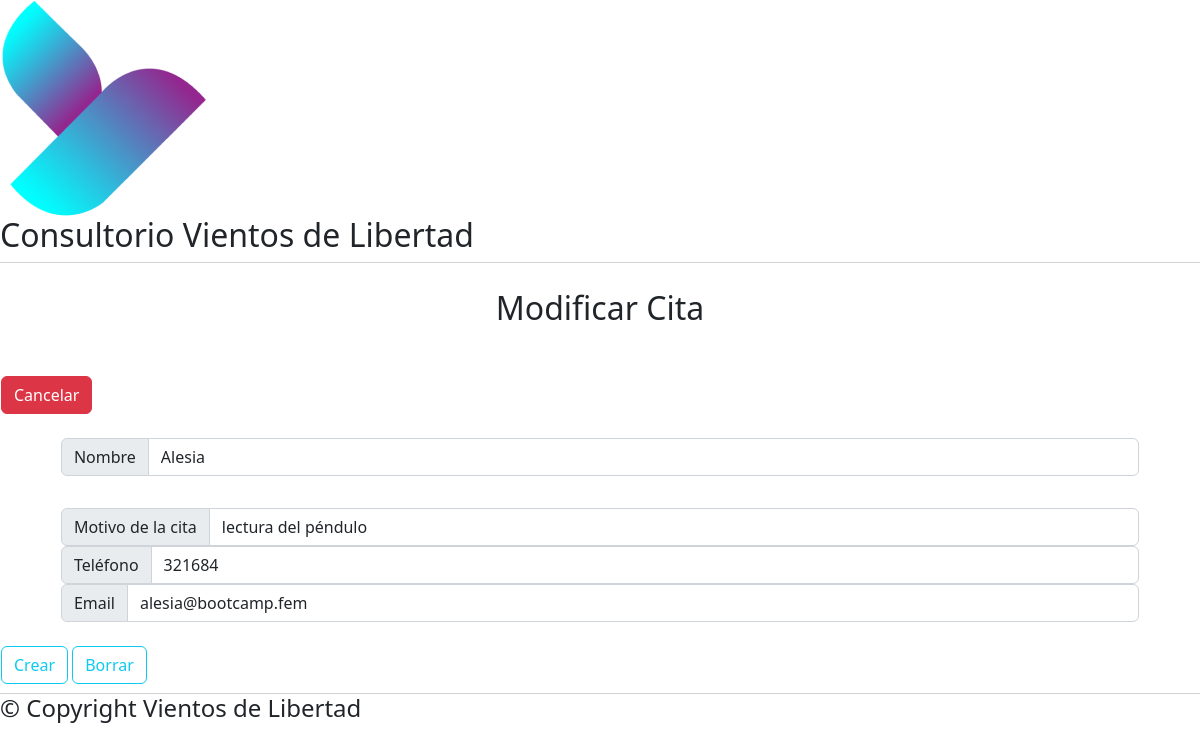
Screenshot of /src/index.php?action=edit&id=9 with the database file from the repository.
### tables this page shows
CREATE TABLE `appointments` (
  `id` int(11) NOT NULL,
  `client` varchar(255) NOT NULL,
  `issue` text NOT NULL,
  `phone` int(11) DEFAULT NULL,
  `email` varchar(255) NOT NULL,
  `dateTime` date NOT NULL DEFAULT current_timestamp()
);

### src/Core/View.php (called while the page is built, shortened)
<?php
class View{
    public function __construct($view, $data = null){
        require_once("src/Views/$view.php");
    }
}

### src/index.php (called while the page is built, shortened)
<?php
$controller = new ClientController();

### src/Models/Client.php (called while the page is built, shortened)
<?php
class Client{
    private ?int $id;
    private string $client;
    private string $issue;
    private ?int $phone;
    private string $email;
    private $table = "appointments";
    private $database;
    public function __construct(int $id = null, string $client = '', string $issue = '', int $phone = null, string $email = '', string $dateTime = null){
        $this->id = $id;
        $this->client = $client;
        $this->issue = $issue;
        $this->phone = $phone;
        $this->email = $email;
        if(!$this->database){
            $this->database = new Database();
        }
    }
    public function getClient(){
        return $this->client;
    }
    public function getIssue(){
        return $this->issue;
    }
    public function getPhone(){
        return $this->phone;
    }
    public function getEmail(){
        return $this->email;
    }
    public function getId(){
        return $this->id;
    }
    public function findById($id){
        $query = $this->database->mysql->query("SELECT * FROM `{$this->table}` WHERE `id`= {$id}");
        $result = $query->fetchAll();
        return new Client($result[0]["id"], $result[0]["client"], $result[0]["issue"], $result[0]["phone"], $result[0]["email"], $result[0]["dateTime"]);
    }
}

### src/Database.php (called while the page is built, shortened)
<?php
class Database {
    public function __construct(){
        try{
            $this->mysql = $this->getConnection();
        }
        catch (PDOException $e){
            echo "Conexión Fallida : " . $e->getMessage();
        }
    }
    private function getConnection(){
        $host = "localhost";
        $user = "root";
        $password = "";
        $database = "vientosdelibertadbbdd";
        $charset = "utf-8";
        $options = [PDO::ATTR_DEFAULT_FETCH_MODE => PDO::FETCH_ASSOC];
        $pdo = new PDO("mysql:host={$host};dbname={$database};charset{$charset}", $user, $password, $options);
        $pdo->setAttribute(PDO::ATTR_ERRMODE, PDO::ERRMODE_EXCEPTION);
        return $pdo;
    }
}

### src/Views/editClient.php (the view, shortened to what this page needs)
<?php
require_once("Components/layout.php");
require_once("Components/header.php");
?>
<body>
    <div class="edit row justify-content-center">
        <main class="card" style="width: 100%; height:27rem; display:flex; justify-content:center;">
        <h2 class="text-center" style="margin-Bottom: 3rem; margin-top: 1rem;">Modificar Cita</h2>
        <a href="./index.php"><button type="button" class="btn btn-danger">Cancelar</button></a><br>
            <form class="justify-content-center " action='?action=update&id=<?php echo $data["client"]->getId() ?>' method="post">
            <div class="input-group" style=" margin-bottom: 2rem; width: 90%; margin-left: 5%;">
                <span class="input-group-text">Nombre</span>
                <input class="form-control" type="text" name="client" required value='<?php echo $data["client"]->getClient() ?>'>
            </div>
            <div class="input-group" style="width: 90%; margin-left: 5%;">
                <span class="input-group-text">Motivo de la cita</span>
                <input class="form-control" area-label="With textarea" type="text" name="issue" required value='<?php echo $data["client"]->getIssue() ?>'>
            </div>
            <div class="input-group" style="width: 90%; margin-left: 5%;">
                <span class="input-group-text">Teléfono</span>
                <input class="form-control" area-label="With textarea" type="text" name="phone" required value='<?php echo $data["client"]->getPhone() ?>'>
            </div>
            <div class="input-group" style="width: 90%; margin-left: 5%;">
                <span class="input-group-text">Email</span>
                <input class="form-control" area-label="With textarea" type="text" name="email" required value='<?php echo $data["client"]->getEmail() ?>'>
            </div><br>
                <input class="btn btn-outline-info" type="submit" value="Crear">
                <input class="btn btn-outline-info" type="reset" value="Borrar">
            </div>
    <?php
        require_once("Components/footer.php");
    ?>
</body>

### rows the page displays
appointments: client "Alesia", issue "lectura del péndulo", phone "321684", email "alesia@bootcamp.fem"
